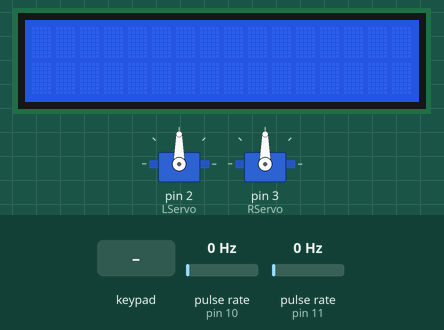
This sketch was run on a simulated Arduino Uno, built with avr-gcc and run on an emulated ATmega328P. Shown: 16×2 character LCD, 2 × servo. Wiring (inferred from the names in the program): 2 × pulse sensor: data pin 10 / data pin 11. Inputs (shaded band) come from the test bench; at power-on: pulse rate (sensors on pin 10, pin 11) 0 Hz.

Above: at 1.2 s.
1.3 s: key 'S' pressed
Timing chart, 0 to 4.3 s (numbered marks = the images above; inputs shaded):
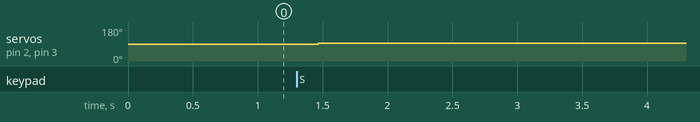

The sketch:

StraightLine.ino
```cpp
#include <Adafruit_RGBLCDShield.h>
#include "MyEncoders.h"
#include "MyServos.h"

#define PARAM_X 10 //Inches
#define PARAM_Y 4  //Seconds

Adafruit_RGBLCDShield lcd = Adafruit_RGBLCDShield();  //Initializes the LCD
float wheel_circumference = 2.61 * 3.14;
bool first = true;
float counts[2];  //Holds tick count for each wheel

void setup() {
  Serial.begin(115200);
  lcd.begin(16, 2);
  lcd.setCursor(0, 0);
  initEncoders();
  LServo.attach(2);
  RServo.attach(3);
}

void loop() {
  delay(200);   //Done so that the button doesn't get pressed multiple times in a row
  uint8_t buttons = lcd.readButtons();

  /*If calibrate isn't commented out, it will calibrate normally. Otherwise, it will load in the RPS values from memory*/
  if(first){
    first = false;
    //calibrate();
    EEPROM.get(0, RPSMapLeft);
    EEPROM.get(sizeof(int) * 161, RPSMapRight);
  }

  /*Select button is pressed*/
  if(buttons & BUTTON_SELECT){
    //Find the required IPS
    float IPS = PARAM_X/PARAM_Y;

    //Find how many wheel ticks are required
    float ticks = (PARAM_X/wheel_circumference)*32;


    //Converts IPS to RPS
    float maximum_check = IPS/wheel_circumference;

    //Check if the RPS is above the robot's maximum RPS
    //Displays a message on the LCD if the speed is not possible for the robot
    if(maximum_check > 0.8)
    {
      lcd.print("Cannot complete");
      lcd.setCursor(0, 1);
      lcd.print("movement");
    }
    else
    {
      setSpeedsIPS(IPS, IPS);

      //Continues to move with the set IPS on until its traveled the required distance according to wheel ticks
      while(true)
      {
        /*The below print statements are required for the loop to run correctly*/
        Serial.println();
        Serial.println();


        if((counts[0] >= ticks)||(counts[1] >= ticks))
        {
          setSpeeds(0,0);
          resetCounts();
          break;
        }
      }
    }
  }
}
```

MyEncoders.h
```cpp
#include <PinChangeInt.h>

#define ENCODER_PORT_RIGHT 11
#define ENCODER_PORT_LEFT 10


#ifndef __MY_ENCODERS__
#define __MY_ENCODERS__

unsigned long rightTicks;
unsigned long leftTicks;
unsigned long rightTime;
unsigned long leftTime;
unsigned long oldRightTime;
unsigned long oldLeftTime;

//The two functions below increments the tick counts on each wheel. Interrupts are used

void risingRight(){
  rightTicks++;
  oldRightTime = rightTime;
  rightTime = millis();
}

void risingLeft(){
  leftTicks++;
  oldLeftTime = leftTime;
  leftTime = millis();
}

//Sets the tick counts to 0
void resetCounts(){
  noInterrupts();
  rightTicks = 0;
  leftTicks = 0;
  interrupts();
}

//Used to get ticks counts for each wheel
void getCounts(unsigned long counts[]){
  counts[0] = leftTicks;
  counts[1] = rightTicks;
}


//Used to get the speed of the wheels in IPS
void getSpeeds(float speeds[]){
  unsigned long current = millis();

  if(current - leftTime >= 1500)   //No ticks have been read in a while
    speeds[0] = 0;
  else
    speeds[0] = 1 / (((leftTime - oldLeftTime) * 0.001) * 32);


  if(current - rightTime >= 1500)   //No ticks have been read in a while
    speeds[1] = 0;
  else
    speeds[1] = 1 / (((rightTime - oldRightTime) * 0.001) * 32);
}

//Initializes the encoders and tick counts
void initEncoders(){
  rightTicks = 0;
  leftTicks = 0;
  leftTime = millis();
  rightTime = millis();

  //Code below initializes encoders and interrupts
  pinMode(ENCODER_PORT_RIGHT, INPUT_PULLUP);
  pinMode(ENCODER_PORT_LEFT, INPUT_PULLUP);
  PCintPort::attachInterrupt(ENCODER_PORT_RIGHT, &risingRight, RISING);
  PCintPort::attachInterrupt(ENCODER_PORT_LEFT, &risingLeft, RISING);
}


#endif
```

MyServos.h
```cpp
#include <Servo.h>
#include <EEPROM.h>
#include "MyEncoders.h"

Servo LServo;
Servo RServo;

//Arrays of RPS
int RPSMapLeft[161];
int RPSMapRight[161];

#ifndef __MY_SERVOS__
#define __MY_SERVOS__

//Sets the speed of the wheels using microseconds.
//Maximum is 200, minimum is -200.
//Anything above 0 moves the robot forward while anything below zero moves the robot backwards
void setSpeeds(int microsLeft, int microsRight){
  int speedLeft = 1500 + microsLeft;
  int speedRight = 1500 - microsRight;

  LServo.writeMicroseconds(speedLeft);
  RServo.writeMicroseconds(speedRight);
}

//Sets the spped of the wheels in RPS.
//Maximum is 80(0.8), minimum is -80(-0.8).
//Anything above 0 moves the robot forward while anything below zero moves the robot backwards
void setSpeedsRPS(float rpsLeft, float rpsRight){
  int rpsL, rpsR;

  //Gets the correct microseconds from the RPS array
  if(rpsLeft < 0 && rpsRight < 0){
    rpsL = -rpsLeft;
    rpsR = -rpsRight;
    setSpeeds(RPSMapLeft[80 - rpsL], RPSMapRight[80 - rpsR]);
  }
  else if(rpsLeft < 0){
    rpsL = -rpsLeft;
    rpsR = rpsRight;
    setSpeeds(RPSMapLeft[80 - rpsL], RPSMapRight[80 + rpsR]);
  }
  else if(rpsRight < 0){
    rpsL = rpsLeft;
    rpsR = -rpsRight;
    setSpeeds(RPSMapLeft[80 + rpsL], RPSMapRight[80 - rpsR]);
  }
  else{
    rpsL = rpsLeft;
    rpsR = rpsRight;
    setSpeeds(RPSMapLeft[80 + rpsL], RPSMapRight[80 + rpsR]);
  }
}

//Sets the speed of the wheels  in IPS.
//Anything above 0 moves the robot forward while anything below zero moves the robot backwards
void setSpeedsIPS(float ipsLeft, float ipsRight){
  float circumference = 2.61 * 3.14;
  int rpsLeft, rpsRight;

  //Calculates the RPS of each wheel
  rpsLeft = (ipsLeft / circumference) * 100;
  rpsRight = (ipsRight / circumference) * 100;


  setSpeedsRPS(rpsLeft, rpsRight);
}


//Maps the microseconds sent to the motors to an RPS
void calibrate(){
  int i, j;
  int locationLeft, locationRight;
  unsigned long past, current;
  float speeds[2];
  float sumLeft, sumRight, averageLeft, averageRight, count;
  int bottomLeft, bottomRight, topLeft, topRight;

  /*Sets all values in the array to -1*/
  for(i = 1;i < 161; i++){
    RPSMapLeft[i] = -200;
    RPSMapRight[i] = -200;
  }

  /*Goes from 150 microseconds to -149 microseconds in incerments of 3. This number gets sent to setSpeeds*/
  for(j = 150; j >= -149; j -= 3){
    count = 0;
    sumLeft = 0;
    sumRight = 0;
    setSpeeds(j, j);
    delay(500);
    past = millis();
    /*Gets the average speed over a period of time*/
    while(millis() - past < 1500){
      getSpeeds(speeds);
      sumLeft += speeds[0];
      sumRight += speeds[1];
      count++;
      if(count == 28)
        break;
      delay(30);
    }
      //Gets the average of both wheels and gets the correct location to place the microseconds into the array
      averageLeft = sumLeft / count;
      averageRight = sumRight / count;
      locationLeft = averageLeft * 100;
      locationRight = averageRight * 100;
      /*Places the microseconds into the arrays*/
      if(j > 0){
        RPSMapLeft[80 + locationLeft] = j;
        RPSMapRight[80 + locationRight] = j;
      }
      else{
        RPSMapLeft[80 - locationLeft] = j;
        RPSMapRight[80 - locationRight] = j;
      }

  }
  setSpeeds(0, 0);

  //Initializes some values in the array
  RPSMapLeft[0] = -150;
  RPSMapRight[0] = -150;
  RPSMapLeft[80] = 0;
  RPSMapRight[80] = 0;


  /*Fills in any missing values with the average of the next non-missing value
    and the value directly under it*/
  for(i = 1; i < 161; i++){
    if(RPSMapLeft[i] == -200){
      for(j = i; j < 161; j++){
        if(RPSMapLeft[j] != -200){
          RPSMapLeft[i] = (RPSMapLeft[i - 1] + RPSMapLeft[j]) / 2;
          break;
        }
        if(j == 160)
          RPSMapLeft[i] = RPSMapLeft[i - 1];
      }
    }
    if(RPSMapRight[i] == -200){
      for(j = i; j < 161; j++){
        if(RPSMapRight[j] != -200){
          RPSMapRight[i] = (RPSMapRight[i - 1] + RPSMapRight[j]) / 2;
          break;
        }
        if(j == 160)
          RPSMapRight[i] = RPSMapRight[i - 1];
      }
    }
  }

//Places the RPS arrays into memory
int eeAddress = 0;
EEPROM.put(eeAddress, RPSMapLeft);
eeAddress += sizeof(int) *161;
EEPROM.put(eeAddress, RPSMapRight);
}

//Set speeds using a linear speed and angular velocity.
//A positive angular velocity will result in a counterclockwise spin while a negative
//angular velocity will result in a clockwise spin.
void setSpeedsvw(float v, float w){
  float radius;
  float velocityLeft, velocityRight;
  float wheel_distance = 2;

  //Calculates the velocity required for each wheel
  if(w < 0){
    w = -w;
    radius = v / w;
    velocityLeft = w * (radius + wheel_distance);
    velocityRight = w * (radius - wheel_distance);
  }
  else{
    radius = v / w;
    velocityLeft = w * (radius - wheel_distance);
    velocityRight = w * (radius + wheel_distance);
  }

  setSpeedsIPS(velocityLeft, velocityRight);
}


#endif
```

Measured:
- after the input at 1.3 s, servo on pin 2 (LServo), servo on pin 3 (RServo): 90° → 93° after 0.17 s
